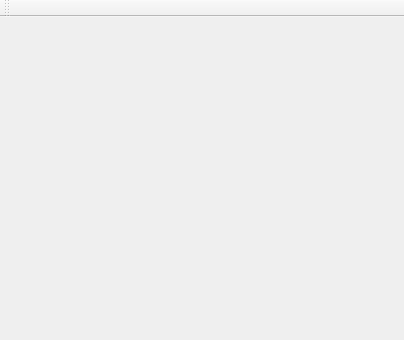
<?xml version="1.0" encoding="UTF-8"?>
<ui version="4.0">
 <class>MainWindow</class>
 <widget class="QMainWindow" name="MainWindow">
  <property name="geometry">
   <rect>
    <x>0</x>
    <y>0</y>
    <width>404</width>
    <height>340</height>
   </rect>
  </property>
  <property name="windowTitle">
   <string>MainWindow</string>
  </property>
  <widget class="QWidget" name="centralWidget">
   <property name="sizePolicy">
    <sizepolicy hsizetype="Fixed" vsizetype="Fixed">
     <horstretch>0</horstretch>
     <verstretch>0</verstretch>
    </sizepolicy>
   </property>
   <property name="maximumSize">
    <size>
     <width>16777215</width>
     <height>16777215</height>
    </size>
   </property>
  </widget>
  <widget class="QMenuBar" name="menuBar">
   <property name="geometry">
    <rect>
     <x>0</x>
     <y>0</y>
     <width>404</width>
     <height>28</height>
    </rect>
   </property>
  </widget>
  <widget class="QToolBar" name="mainToolBar">
   <attribute name="toolBarArea">
    <enum>TopToolBarArea</enum>
   </attribute>
   <attribute name="toolBarBreak">
    <bool>false</bool>
   </attribute>
  </widget>
 </widget>
 <layoutdefault spacing="6" margin="11"/>
 <resources/>
 <connections/>
</ui>
